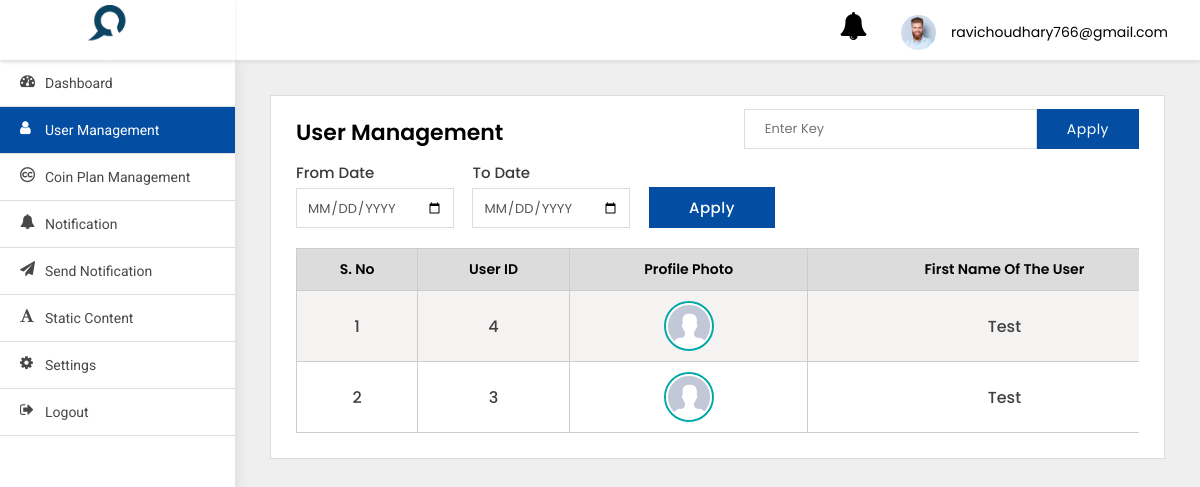
/adminpanel/users-list/ (signed in), run on an earlier commit of the app's database.
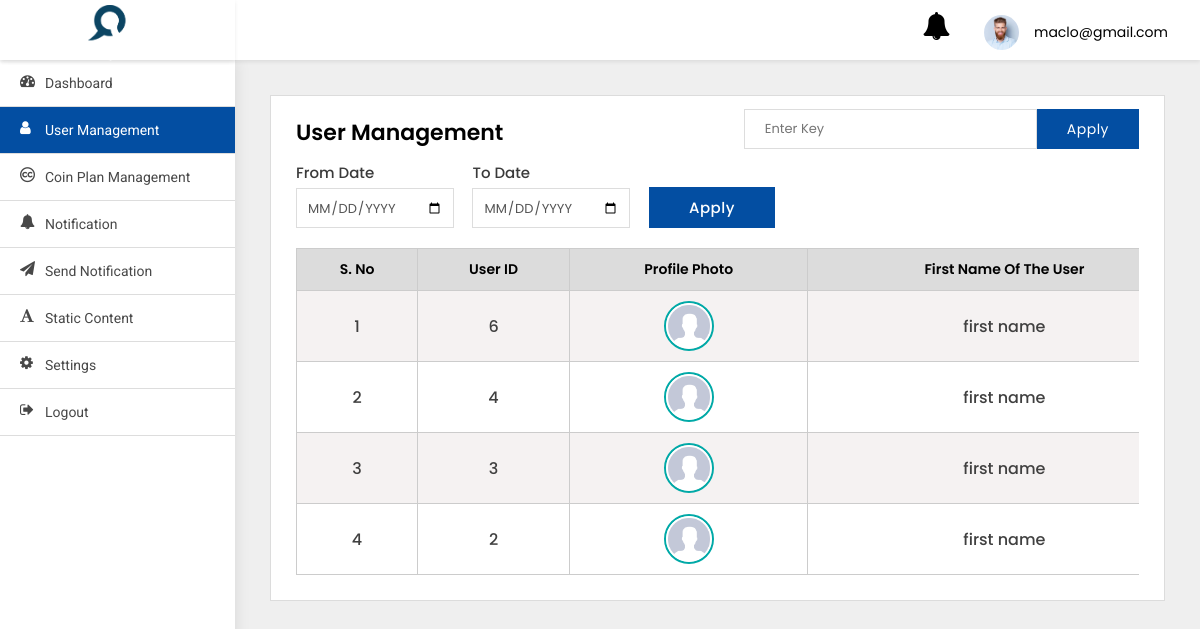
And on a later commit of the database.
### adminpanel/models.py (models this page shows)
class User(AbstractBaseUser, PermissionsMixin):
    first_name = models.CharField(default='first name', max_length=100)
    last_name = models.CharField(default='', max_length=100, null=True, blank=True)
    email = models.CharField(default='', max_length=255, unique=True)
    country_code = models.CharField(default='+91', max_length=10)
    phone_number = models.CharField(default='', max_length=13)
    profile_pic = models.ImageField(default='default_profile.png', null=True, blank=True)
    device_token = models.CharField(default='', max_length=500, null=True, blank=True)
    remember_me = models.BooleanField(default=False)
    password = models.CharField(default='123456', max_length=100)
    confirm_password = models.CharField(default='123456', max_length=100)
    created_at = models.DateTimeField(auto_now_add=True)
    is_active = models.BooleanField(default=True)
    is_staff = models.BooleanField(default=False)
    is_blocked = models.BooleanField(default=False)
    objects = UserManager()
    USERNAME_FIELD = 'email'
    class Meta:
        ordering = ('-created_at',)

### adminpanel/views.py (the view)
# urls.py: path('users-list/', UsersList.as_view(), name='users-list'),
class UsersList(LoginRequiredMixin, ListView):
    paginate_by = 5
    model = User
    template_name = 'user-management.html'
    login_url = 'adminpanel:login'
    def get(self, request, *args, **kwargs):
        qs = self.request.GET.get('qs')
        if qs:
            search = User.objects.filter(Q(first_name__icontains=qs) |
                                         Q(last_name__icontains=qs) |
                                         Q(id__icontains=qs) |
                                         Q(phone_number__icontains=qs))
            search_count = len(search)
            context = {
                'search': search,
            }
            if search:
                messages.info(self.request, str(
                    search_count) + ' matches found')
                return render(self.request, 'user-management.html', context)
            else:
                messages.info(self.request, 'No results found')
                return render(self.request, 'user-management.html', context)
        else:
            users = User.objects.all().exclude(is_superuser=True)
            myfilter = UserFilter(self.request.GET, queryset=users)
            users = myfilter.qs
            print(users.count())
            paginator = Paginator(users, self.paginate_by)
            page_number = self.request.GET.get('page')
            page_obj = paginator.get_page(page_number)
            context = {
                'object_list': users,
                'myfilter': myfilter,
                'pages': page_obj,
            }
            return render(self.request, "user-management.html", context)

### adminpanel/templates/user-management.html (shortened to what the changed rows need)
{% extends 'base.html' %}
{% block body %}
<div class="WrapperArea">
    <div class="WrapperBox">
        <div class="Small-Wrapper">
            {% if search %}
            <div class="TableList">
                <div class="dragscroll">
                    <table style="width: 150vw">
                        <thead>
                        <tr>
                            <th>S. No</th>
                            <th>User ID</th>
                            <th>First Name of the user</th>
                            <th>Last Name of the user</th>
                            <th>Profile Photo</th>
                            <th>Phone Number</th>
                            <th>Action</th>
                        </tr>
                        </thead>
                        <tbody>
                        {% for object in search %}
                        <tr>
                            <td>{{forloop.counter}}</td>
                            <td>{{object.id}}</td>
                            <td>{{object.first_name}}</td>
                            <td>{{object.last_name}}</td>
                            {% if object.profile_pic %}
                            <td>
                                <figure><img src="{{object.profile_pic.url}}" alt="Profile pic"></figure>
                            </td>
                            {% else %}
                            <td>
                                <figure><img src="https://snapic-bucket.s3.amazonaws.com/static/default_profile.png"
                                             alt=""></figure>
                            </td>
                            {% endif %}
                            <td>{{object.phone_number}}</td>
                            <td>
                                <a class="Blue" href="{% url 'adminpanel:user-detail' object.id %}">
                                    <i class="fa fa-eye"></i>
                                </a>
                                <button class="Red deleteButton" value="{{object.id}}" data-toggle="modal"
                                        data-target="#DeleteModal" style="border:none;box-shadow:none;
                                                                                background:transparent;outline:0;">
                                    <i class="fa fa-trash"></i>
                                </button>
                                {% if object.is_blocked %}
                                <button class="Red cross" data-target="#UnBlock" data-toggle="modal"
                                        value="{{object.id}}"
                                        style="border:none;box-shadow:none;background:transparent;outline:0;margin-left:10px;">
                                    <i class="fa fa-ban"></i>
                                </button>
                                {% else %}
                                <button class="Green tick" data-target="#Block" data-toggle="modal"
                                        value="{{object.id}}"
                                        style="border:none;box-shadow:none;background:transparent;outline:0;margin-left:10px;">
                                    <i class="fa fa-check"></i>
                                </button>
                                {% endif %}
                            </td>
                        </tr>
                        {% endfor %}
                        </tbody>
                    </table>
                </div>
            </div>
            {% elif pages %}
            <div class="TableList">
                <div class="dragscroll">
                    <table style="width: 150vw">
                        <thead>
                        <tr>
                            <th>S. No</th>
                            <th>User ID</th>
                            <th>Profile Photo</th>
                            <th>First Name of the user</th>
                        </tr>
                        </thead>
                        <tbody>
                        {% for object in pages %}
                        <tr>
                            <td>{{forloop.counter}}</td>
                            <td>{{object.id}}</td>
                            {% if object.profile_pic %}
                            <td>
                                <center>
                                    <figure><img src="{{object.profile_pic.url}}" alt="Profile pic"></figure>
                                </center>
                            </td>
                            {% endif %}
                            <td>{{object.first_name}}</td>
                        </tr>
                        {% endfor %}
                        </tbody>
                    </table>
                </div>
            </div>
            {% endif %}
        </div>
    </div>
</div>
{% endblock body %}

### adminpanel/templates/base.html (shortened to what this page needs)
{% load static %}
<html lang="en">
<head>
    <link type="text/css" rel="stylesheet" href="{% static 'adminpanel/css/style.css' %}">
</head>
<body>
<div class="Header">
    <div class="Logo">
        <img src="{% static 'adminpanel/images/logo_splash.png' %}">
    </div>
    <div class="Navigation">
        <div class="header-notifications">
            <a href="{% url 'adminpanel:notification' %}">
                <i class="fa fa-bell fa-2x" aria-hidden="true"></i>
            </a>
        </div>
        <div class="Avater">
            <a href="javascript:void(0);">
                <figure><img src="{% static 'adminpanel/images/profile.jpg' %}"></figure>
                {{user}} </a>
        </div>
    </div>
</div>
<div class="SidenavBar">
    <ul>
        <li class="nav-item nav-link {% if request.resolver_match.view_name  == 'adminpanel:dashboard' %}active{% endif %}">
            <a href="{% url 'adminpanel:dashboard'  %}">
                <span><i class="fa fa-tachometer"></i></span> Dashboard
            </a>
        </li>
        <li class="nav-item nav-link {% if request.resolver_match.view_name  == 'adminpanel:users-list' %}active{% endif %}">
            <a href="{% url 'adminpanel:users-list' %}">
                <span><i class="fa fa-user"></i></span> User Management
            </a>
        </li>
        <li class="nav-item nav-link {% if request.resolver_match.view_name  == 'adminpanel:coin-plan-list' %}active{% endif %}">
            <a href="{% url 'adminpanel:coin-plan-list' %}">
                <span><i class="fa fa-creative-commons"></i></span> Coin Plan Management
            </a>
        </li>
        <li class="nav-item nav-link {% if request.resolver_match.view_name  == 'adminpanel:notification' %}active{% endif %}">
            <a href="{% url 'adminpanel:notification' %}">
                <span><i class="fa fa-bell"></i></span> Notification
            </a>
        </li>
        <li class="nav-item nav-link {% if request.resolver_match.view_name  == 'adminpanel:send-notification' %}active{% endif %}">
            <a href="{% url 'adminpanel:send-notification' %}">
                <span><i class="fa fa-send"></i></span> Send Notification
            </a>
        </li>
        <li class="nav-item nav-link {% if request.resolver_match.view_name  == 'adminpanel:terms-and-condition' %}active{% endif %}">
            <a href="{% url 'adminpanel:terms-and-condition' %}">
                <span><i class="fa fa-font"></i></span> Static content
            </a>
        </li>
        <li class="nav-item nav-link {% if request.resolver_match.view_name  == 'change_password' %}active{% endif %}">
            <a href="{% url 'change_password' %}">
                <span><i class="fa fa-cog"></i></span> Settings
            </a>
        </li>
        <li class="nav-item nav-link {% if request.resolver_match.view_name  == 'logout' %}active{% endif %}">
            <a href="{% url 'logout' %}">
                <span><i class="fa fa-sign-out"></i></span> Logout
            </a>
        </li>
    </ul>
</div>
{% block body %}
{% endblock body %}
</body>
</html>

What changed in the data, as far as the page shows it:
changed User: email "ravichoudhary766@gmail.com" → "maclo@gmail.com"
added User: id "6", profile_pic (placeholder picture), first_name "first name"
changed User id 4: first_name "Test" → "first name"
changed User id 3: first_name "Test" → "first name"
added User: id "2", profile_pic (placeholder picture), first_name "first name"
